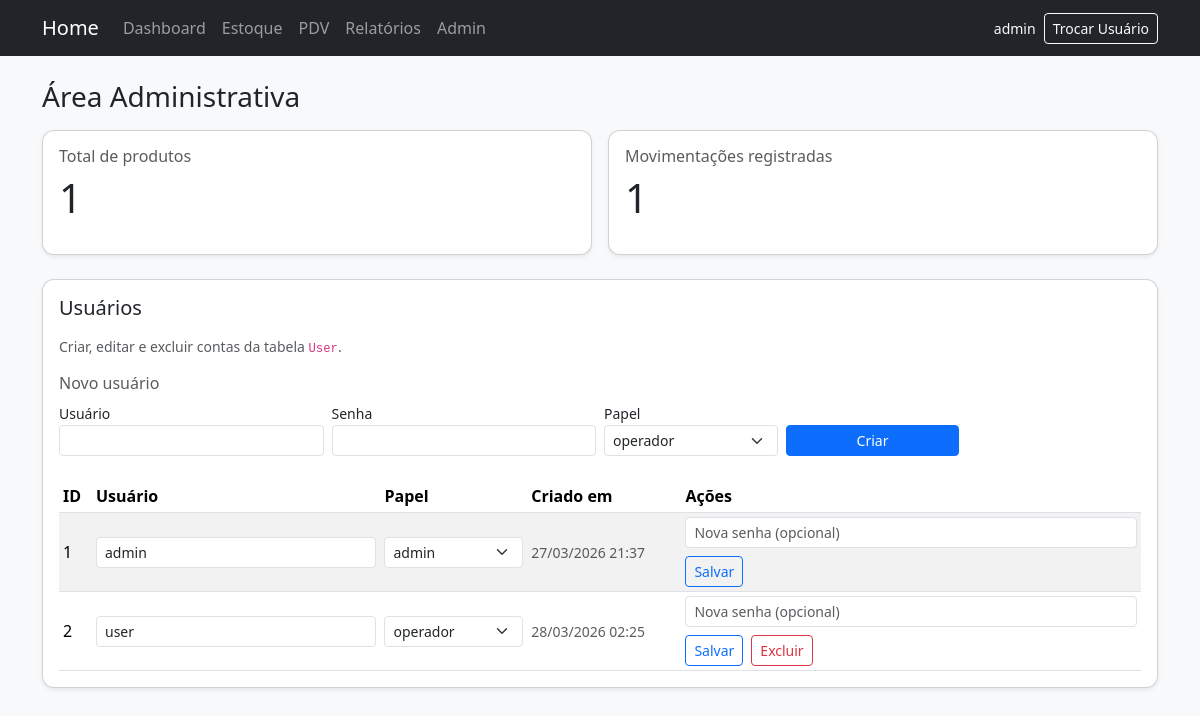
The page /admin/ (signed in) on the database its author committed.
### app/models.py (models this page shows, shortened)
class User(UserMixin, db.Model):
    id = db.Column(db.Integer, primary_key=True)
    username = db.Column(db.String(80), unique=True, nullable=False)
    password_hash = db.Column(db.String(255), nullable=False)
    role = db.Column(db.String(20), nullable=False, default="operador")
    created_at = db.Column(db.DateTime, default=datetime.utcnow)
    movements = db.relationship("StockMovement", back_populates="usuario")
    @property
    def is_admin(self) -> bool:
        return self.role == "admin"

### app/routes/admin.py (the view)
@admin_bp.route("/")
@admin_required
def index():
    total_produtos = Product.query.count()
    total_movimentacoes = StockMovement.query.count()
    usuarios = User.query.order_by(User.id).all()
    return render_template(
        "admin/index.html",
        total_produtos=total_produtos,
        total_movimentacoes=total_movimentacoes,
        usuarios=usuarios,
        roles_permitidas=sorted(ROLES_PERMITIDAS),
    )

### app/models.py (called while the page is built)
@login_manager.user_loader
def load_user(user_id: str):
    return User.query.get(int(user_id))

### app/routes/admin.py (called while the page is built)
def admin_required(view):
    @wraps(view)
    @login_required
    def wrapped(*args, **kwargs):
        if not getattr(current_user, "is_admin", False):
            flash("Acesso negado.", "danger")
            return redirect(url_for("main.dashboard"))
        return view(*args, **kwargs)
    return wrapped

### app/templates/admin/index.html (shortened to what this page needs)
{% extends 'base.html' %}
{% block content %}
  <h1 class="h3 mb-3">Área Administrativa</h1>
  <div class="row g-3">
    <div class="col-md-6">
      <div class="card shadow-sm">
        <div class="card-body">
          <h2 class="h6 text-muted">Total de produtos</h2>
          <p class="display-6">{{ total_produtos }}</p>
        </div>
      </div>
    </div>
    <div class="col-md-6">
      <div class="card shadow-sm">
        <div class="card-body">
          <h2 class="h6 text-muted">Movimentações registradas</h2>
          <p class="display-6">{{ total_movimentacoes }}</p>
        </div>
      </div>
    </div>
  </div>
  <div class="card shadow-sm mt-4">
    <div class="card-body">
      <h2 class="h5 mb-3">Usuários</h2>
      <p class="text-muted small mb-3">Criar, editar e excluir contas da tabela <code>User</code>.</p>
      <h3 class="h6 text-muted">Novo usuário</h3>
      <form method="post" action="{{ url_for('admin.usuario_criar') }}" class="row g-2 align-items-end mb-4">
        <div class="col-md-3">
          <label class="form-label small mb-0" for="nu-username">Usuário</label>
          <input id="nu-username" class="form-control form-control-sm" type="text" name="username" required autocomplete="username">
        </div>
        <div class="col-md-3">
          <label class="form-label small mb-0" for="nu-password">Senha</label>
          <input id="nu-password" class="form-control form-control-sm" type="password" name="password" required autocomplete="new-password">
        </div>
        <div class="col-md-2">
          <label class="form-label small mb-0" for="nu-role">Papel</label>
          <select id="nu-role" class="form-select form-select-sm" name="role">
            {% for r in roles_permitidas %}
              <option value="{{ r }}" {% if r == 'operador' %}selected{% endif %}>{{ r }}</option>
            {% endfor %}
          </select>
        </div>
        <div class="col-md-2 d-grid">
          <button class="btn btn-sm btn-primary" type="submit">Criar</button>
        </div>
      </form>
      <div class="table-responsive">
        <table class="table table-sm table-striped align-middle mb-0">
          <thead>
            <tr>
              <th>ID</th>
              <th>Usuário</th>
              <th>Papel</th>
              <th>Criado em</th>
              <th style="min-width: 280px;">Ações</th>
            </tr>
          </thead>
          <tbody>
            {% for u in usuarios %}
              <tr>
                <td>{{ u.id }}</td>
                <td>
                  <input form="form-edit-{{ u.id }}" class="form-control form-control-sm" type="text" name="username" value="{{ u.username }}" required>
                </td>
                <td>
                  <select form="form-edit-{{ u.id }}" class="form-select form-select-sm" name="role">
                    {% for r in roles_permitidas %}
                      <option value="{{ r }}" {% if u.role == r %}selected{% endif %}>{{ r }}</option>
                    {% endfor %}
                  </select>
                </td>
                <td class="small text-muted">{{ u.created_at.strftime('%d/%m/%Y %H:%M') if u.created_at else '—' }}</td>
                <td>
                  <div class="d-flex flex-wrap gap-2 align-items-center">
                    <input form="form-edit-{{ u.id }}" class="form-control form-control-sm" type="password" name="password" placeholder="Nova senha (opcional)" autocomplete="new-password">
                    <button form="form-edit-{{ u.id }}" class="btn btn-sm btn-outline-primary" type="submit">Salvar</button>
                    {% if u.id != current_user.id %}
                      <form method="post" action="{{ url_for('admin.usuario_excluir', user_id=u.id) }}" class="d-inline" onsubmit="return confirm('Excluir este usuário?');">
                        <button class="btn btn-sm btn-outline-danger" type="submit">Excluir</button>
                      </form>
                    {% endif %}
                  </div>
                </td>
              </tr>
            {% else %}
              <tr>
                <td colspan="5" class="text-muted">Nenhum usuário cadastrado.</td>
              </tr>
            {% endfor %}
          </tbody>
        </table>
      </div>
    </div>
  </div>
{% endblock %}

### app/templates/partials/_nav.html (shortened to what this page needs)
<nav class="navbar navbar-expand-lg navbar-dark bg-dark">
  <div class="container">
    <a class="navbar-brand" href="{{ url_for('main.dashboard') }}">Home</a>
    <div class="collapse navbar-collapse" id="menu">
      <ul class="navbar-nav me-auto mb-2 mb-lg-0">
        <li class="nav-item"><a class="nav-link" href="{{ url_for('main.dashboard') }}">Dashboard</a></li>
        <li class="nav-item"><a class="nav-link" href="{{ url_for('estoque.listar') }}">Estoque</a></li>
        <li class="nav-item"><a class="nav-link" href="{{ url_for('vendas.pdv') }}">PDV</a></li>
        <li class="nav-item"><a class="nav-link" href="{{ url_for('relatorios.index') }}">Relatórios</a></li>
        {% if current_user.is_authenticated and current_user.is_admin %}
          <li class="nav-item"><a class="nav-link" href="{{ url_for('admin.index') }}">Admin</a></li>
        {% endif %}
      </ul>
      <div class="d-flex align-items-center ms-lg-auto flex-wrap gap-2 mt-2 mt-lg-0">
        {% if current_user.is_authenticated %}
          <span class="navbar-text text-light small">{{ current_user.username }}</span>
          <a class="btn btn-outline-light btn-sm" href="{{ url_for('auth.login', trocar=1) }}">Trocar Usuário</a>
        {% else %}
          <a class="btn btn-outline-light btn-sm" href="{{ url_for('auth.login') }}">Entrar</a>
        {% endif %}
      </div>
    </div>
  </div>
</nav>

### app/static/css/style.css (style rules this page uses)
body { min-height: 100vh; }
.card { border-radius: 0.75rem; }

### rows shown on the page
User: username "admin", id "1", role "admin", created_at "27/03/2026 21:37"
User: id "2", username "user", role "operador", created_at "28/03/2026 02:25"

### other values the page prints
{{ total_produtos }} "1"
{{ total_movimentacoes }} "1"
form field role "operador"
